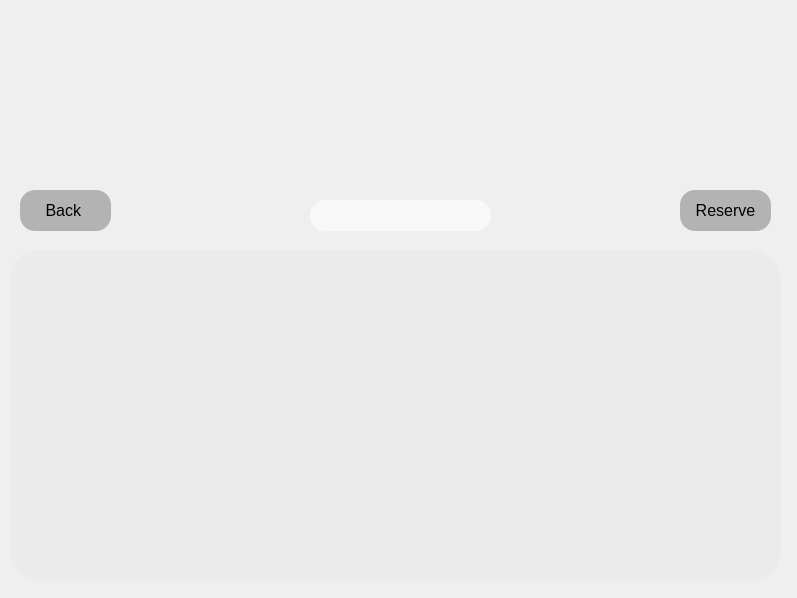
<?xml version="1.0" encoding="UTF-8"?>
<ui version="4.0">
 <class>findRidePage</class>
 <widget class="QMainWindow" name="findRidePage">
  <property name="geometry">
   <rect>
    <x>0</x>
    <y>0</y>
    <width>797</width>
    <height>598</height>
   </rect>
  </property>
  <property name="windowTitle">
   <string>MainWindow</string>
  </property>
  <widget class="QWidget" name="centralwidget">
   <widget class="QLabel" name="label_2">
    <property name="geometry">
     <rect>
      <x>0</x>
      <y>0</y>
      <width>801</width>
      <height>241</height>
     </rect>
    </property>
    <property name="text">
     <string/>
    </property>
    <property name="pixmap">
     <pixmap resource="images.qrc">:/images/road2.png</pixmap>
    </property>
    <property name="scaledContents">
     <bool>true</bool>
    </property>
   </widget>
   <widget class="QPushButton" name="backBtn">
    <property name="geometry">
     <rect>
      <x>20</x>
      <y>190</y>
      <width>91</width>
      <height>41</height>
     </rect>
    </property>
    <property name="cursor">
     <cursorShape>PointingHandCursor</cursorShape>
    </property>
    <property name="styleSheet">
     <string notr="true">QPushButton {
background: rgba(154, 154, 154, 178);
font-size: 16px;
border-radius: 15px;
}


QPushButton::hover{
background: rgba(154, 154, 154, 100);
}</string>
    </property>
    <property name="text">
     <string>Back </string>
    </property>
   </widget>
   <widget class="QTableView" name="tableView">
    <property name="geometry">
     <rect>
      <x>10</x>
      <y>250</y>
      <width>771</width>
      <height>331</height>
     </rect>
    </property>
    <property name="styleSheet">
     <string notr="true">QTableView {
border-radius: 30px;
background: rgba(224, 222, 225, 51);
selection-background-color: rgba(143, 141, 161, 204);
selection-color: rgb(243, 241, 244);
}

QHeaderView::section {
height: 30px;
background: rgb(240, 238, 241);
border-radius: 20px;
}
</string>
    </property>
   </widget>
   <widget class="QPushButton" name="reserveBtn">
    <property name="geometry">
     <rect>
      <x>680</x>
      <y>190</y>
      <width>91</width>
      <height>41</height>
     </rect>
    </property>
    <property name="cursor">
     <cursorShape>PointingHandCursor</cursorShape>
    </property>
    <property name="styleSheet">
     <string notr="true">QPushButton {
background: rgba(154, 154, 154, 178);
font-size: 16px;
border-radius: 15px;
}


QPushButton::hover{
background: rgba(154, 154, 154, 100);
}</string>
    </property>
    <property name="text">
     <string>Reserve</string>
    </property>
   </widget>
   <widget class="QLineEdit" name="searchArea">
    <property name="geometry">
     <rect>
      <x>310</x>
      <y>200</y>
      <width>181</width>
      <height>31</height>
     </rect>
    </property>
    <property name="styleSheet">
     <string notr="true">QLineEdit {
background: rgba(255, 255, 255, 150);
border-radius: 15px;
color: black;
font-size: 15px;
}
</string>
    </property>
   </widget>
   <widget class="QLabel" name="label">
    <property name="geometry">
     <rect>
      <x>500</x>
      <y>200</y>
      <width>31</width>
      <height>31</height>
     </rect>
    </property>
    <property name="text">
     <string/>
    </property>
    <property name="pixmap">
     <pixmap resource="images.qrc">:/images/search.png</pixmap>
    </property>
    <property name="scaledContents">
     <bool>true</bool>
    </property>
   </widget>
  </widget>
 </widget>
 <resources>
  <include location="images.qrc"/>
 </resources>
 <connections/>
</ui>
